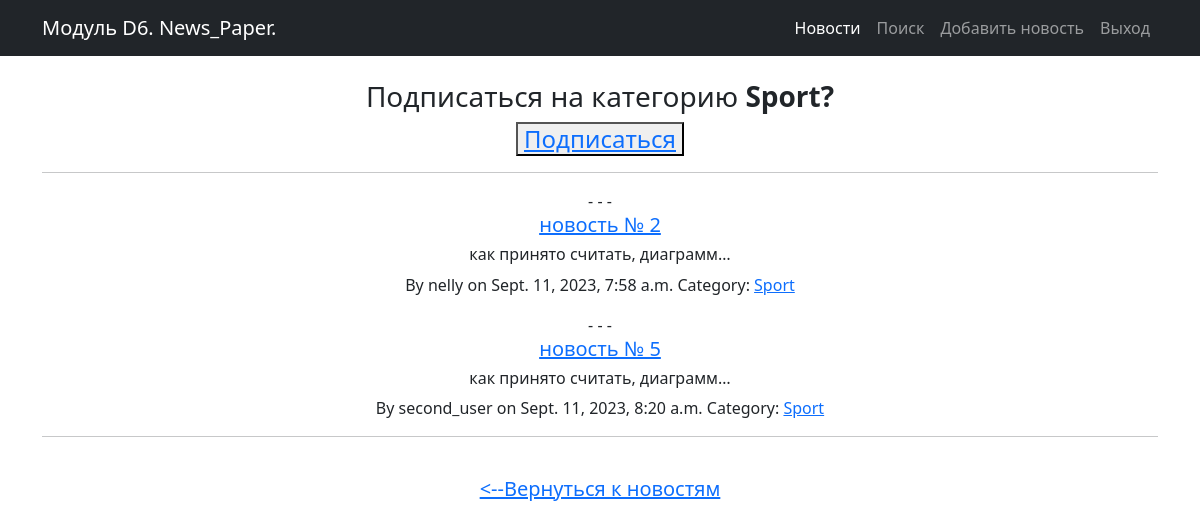
/news/category/2 (signed in), run on the app's committed database.
### news/models.py (models this page shows, shortened)
class Category(models.Model):
    name = models.CharField(max_length=64, unique=True)
    subscribers = models.ManyToManyField(User, blank=True) # подписчики

class Post(models.Model):
    author = models.ForeignKey(Author, on_delete=models.CASCADE)
    NEWS = 'NW'
    ARTICLE = 'AR'
    CATEGORY_CHOICES = (
        (NEWS, 'Новость'),
        (ARTICLE, 'Статья')
    )
    categoryType = models.CharField(max_length=2, choices=CATEGORY_CHOICES, default=ARTICLE)
    dateCreation = models.DateTimeField(auto_now_add=True)
    postCategory = models.ManyToManyField(Category, through='PostCategory')
    title = models.CharField(max_length=128)
    text = models.TextField()
    rating = models.SmallIntegerField(default=0)

class Author(models.Model):
    authorUser = models.OneToOneField(User, on_delete=models.CASCADE)
    ratingAuthor = models.SmallIntegerField(default=0)
    def __str__(self):
        return f'{self.authorUser}'

### news/views.py (the view)
# urls.py: path('category/<int:pk>', PostCategoryView.as_view(), name='category'), # Ссылка на категории
class PostCategoryView(ListView):
    model = Post
    template_name = 'news/category.html'
    context_object_name = 'news'  # это имя списка, в котором будут лежать все объекты,
    ordering = ['-dateCreation'] # сортировка
    paginate_by = 10 # поставим постраничный вывод в один элемент
    def get_queryset(self):
        self.id = resolve(self.request.path_info).kwargs['pk']
        c = Category.objects.get(id=self.id)
        queryset = Post.objects.filter(postCategory=c)
        return queryset
    def get_context_data(self, **kwargs):
        context = super().get_context_data(**kwargs)
        user = self.request.user
        category = Category.objects.get(id=self.id)
        subscribed = category.subscribers.filter(email=user.email)
        if not subscribed:
            context['category'] = category
        return context

### news/templatetags/custom_filters.py (called while the page is built)
@register.filter(name='censor') # регистрируем наш фильтр под именем censor,
def censor(censor_text): # первый аргумент здесь — это то значение, к которому надо применить фильтр,
    for word in censor_words:
        censor_text = censor_text.lower().replace(word.lower(), '*censor*')  # переводим в строчные буквы, заменяем на *censor*
    return censor_text # возвращаемое функцией значение — это то значение, которое подставится к нам в шаблон

### news/templates/news/category.html (shortened to what this page needs)
{% extends 'flatpages/default.html' %}
{% load custom_filters %}
{% block content %}
    <br>
    <div>
    {% if category.id %}
        <h3>Подписаться на категорию <strong>{{ category.name }}?</strong></h3>
        <h4><button> <a href="{% url 'subscribe' category.id %}"> Подписаться </a></button></h4>
    <hr>
    {% endif %}
    </div>
    {% include 'news/inc/posts.html' %}
    <hr>
    <br>
    <h5><a href="/news/"> <--Вернуться к новостям </a></h5>
    <br>
{% endblock content %}

### news/templates/news/inc/posts.html
{% load custom_filters %}
{% if news %}
    {% for post in news %}
        - - -
        <h5><a href="{% url 'post_detail' post.id %}"> {{ post.title|censor|truncatechars:30  }}</a></h5>
        <h6>
            {{ post.text|censor|truncatechars:30 }}
        </h6>
        <p>
            By <span> {{ post.author }} </span>
            on <span> {{ post.dateCreation }} </span>
            Category:
            {% for c in post.postCategory.values %}
                <a href="{% url 'category' c.id %}">{{c.name}}</a>
            {% endfor %}
        </p>
    {% endfor %}
{% else %}
    <h2>Пока нет новостей в этой категории</h2>
{% endif %}
{% include 'news/inc/paginator.html' %}

### data on the page
Category: name "Sport"
Post: title|censor "новость № 2", text|censor "как принято считать, диаграмм…", author "nelly", dateCreation "Sept. 11, 2023, 7:58 a.m."
Post: title|censor "новость № 5", text|censor "как принято считать, диаграмм…", author "second_user", dateCreation "Sept. 11, 2023, 8:20 a.m."
